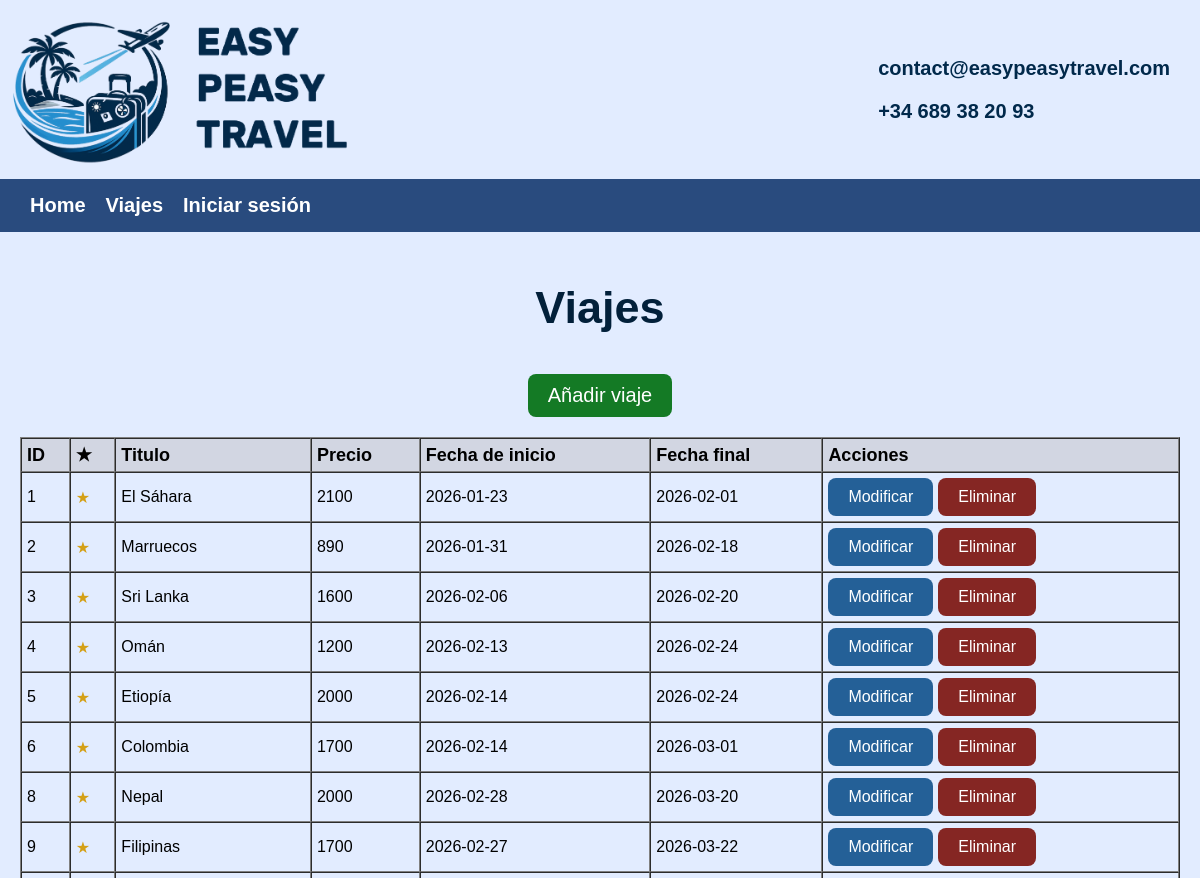
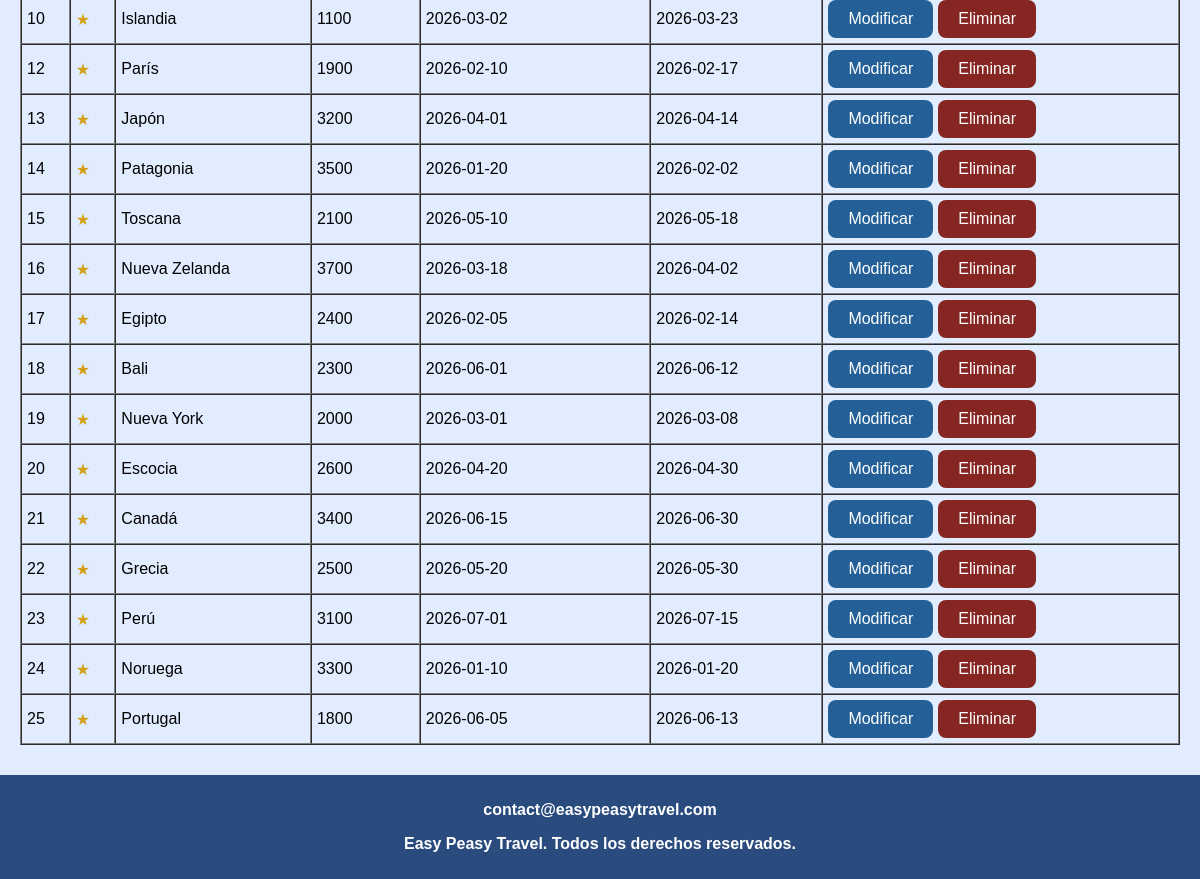
The app's page /app/public/viajes.php with its own data (2 pictures, top to bottom).
### tables this page shows
CREATE TABLE IF NOT EXISTS `viajes` (
  `id` int(11) NOT NULL,
  `titulo` varchar(50) NOT NULL,
  `descripcion` text NOT NULL,
  `fecha_inicio` date NOT NULL,
  `fecha_fin` date NOT NULL,
  `precio` float NOT NULL,
  `destacado` tinyint(1) NOT NULL,
  `tipo` varchar(50) NOT NULL,
  `plazas` int(11) NOT NULL,
  `url_imagen` text NOT NULL,
  PRIMARY KEY (`id`)
);

### app/public/viajes.php (the view, shortened to what this page needs)
<!DOCTYPE html>
<html lang="es">
<head>
</head>
<body>
  <?php include("../vistas/cabezera.php"); ?>
  <main style="padding: 20px;">
    <h1>Viajes</h1>
    <section class="anadir-button">
      <a class="boton-anadir" style="" href="anadir-viaje.php">Añadir viaje</a>
    </section>
    <section>
      <table style="width: 100%" border="1" cellspacing="0">
        <tr style="font-weight: bold; font-size: 18px;  background: #d2d6e2;">
          <td>ID</td>
          <td>★</td>
          <td>Titulo</td>
          <td>Precio</td>
          <td>Fecha de inicio</td>
          <td>Fecha final</td>
          <td>Acciones</td>
        </tr>
        <?php
        include("../vistas/conexion_bd.php");
        $sql = "SELECT id, destacado, titulo, precio, fecha_inicio, fecha_fin FROM viajes";
        $result = $conn->query($sql);
        if ($result->num_rows > 0) {
          while ($row = $result->fetch_assoc()) {
            ?>
            <tr>
              <?php
              foreach ($row as $key => $value) {
                if ($key == "destacado") {
                  if ($value == 1) {
                    ?>
                    <td style=" color: #d4a017">★</td>
                    <?php
                  } else {
                    ?>
                    <td style="color: #852623">X</td>
                    <?php
                  }
                } else {
                  ?>
                  <td> <?php echo $value ?> </td>
                  <?php
                }
              }
              ?>
              <td style="display: flex; gap:5px;">
                <a class="boton-accion" style="background-color: #246097;"
                  href="modificar-viaje.php?id= <?php echo $row["id"] ?>">Modificar</a>
                <a class="boton-accion" style="background-color: #852623;"
                  href="../vistas/procesar_eliminar_viaje.php?id=<?php echo $row["id"] ?>"
                  onclick="return confirm('Confirmar eliminar')">
                  Eliminar
                </a>
              </td>
            </tr>
            <?php
          }
        }
        ?>
      </table>
    </section>
  </main>
  <?php include("../vistas/footer.php"); ?>
</body>
</html>

### app/vistas/cabezera.php (shortened to what this page needs)
<nav class="cabezera">
    <img style="display:flex; max-width: 350px; height: auto" src="../assets/imagenes-pagina/logo.png" alt="logo">
    <div class="info">
        <p>
            contact@easypeasytravel.com
        </p>
        <p>
            +34 689 38 20 93
        </p>
    </div>
</nav>
<nav class="barra">
    <a class="pestana" href="../public/index.php">Home</a>
    <a class="pestana" href="../public/viajes.php">Viajes</a>
    <a class="pestana" href="../public/login.php">Iniciar sesión</a>
</nav>

### app/vistas/footer.php
<footer style="background-color: #294b7e;">
    <nav>
        <div style="font-weight: bold;">
            <p>
                contact@easypeasytravel.com
            </p>
            <p>
                Easy Peasy Travel. Todos los derechos reservados.
            </p>
        </div>
    </nav>
</footer>

### app/public/viajes.php (style rules this page uses)
table { max-width: 1250px; min-width: 900px; margin: 10px auto; }
td { padding-inline: 5px; padding: 5px; }
.anadir-button { display: flex; justify-content: center; align-items: center; padding: 10px; display: flex; }
.boton-accion { display: inline-block; padding: 10px 20px; color: white; text-decoration: none; border-radius: 8px; }
.boton-anadir { object-fit: cover; max-width: 50%; display: block; margin: 0 auto; background-color: #147a25; padding: 10px 20px; color: white; text-decoration: none; border-radius: 8px; font-size: 20px; }

### app/vistas/cabezera.php (style rules this page uses)
html, body { height: 100%; margin: 0; }
body { display: flex; flex-direction: column; font-family: Arial, Helvetica, sans-serif; background-color: #e2ecff; }
.barra { display: flex; gap: 20px; background-color: #294b7e; padding: 15px 30px; font-size: 20px; }
.cabezera { display: flex; gap: 20px; align-items: center; font-size: 20px; font-weight: bold; color: #01294B; }
.pestana { color: white; text-decoration: none; font-weight: bold; }
.info { margin-left: auto; padding-right: 30px; }
h1 { text-align: center; font-size: 45px; color: #02203a; font-weight: bold; }
main { flex: 1; }
footer { background: #333; color: #fff; text-align: center; padding: 10px; }

### records on screen
viajes: id "1", destacado 1 (drawn), titulo "El Sáhara", precio "2100", fecha_inicio "2026-01-23", fecha_fin "2026-02-01"
viajes: id "2", destacado 1 (drawn), titulo "Marruecos", precio "890", fecha_inicio "2026-01-31", fecha_fin "2026-02-18"
viajes: id "3", destacado 1 (drawn), titulo "Sri Lanka", precio "1600", fecha_inicio "2026-02-06", fecha_fin "2026-02-20"
viajes: id "4", destacado 1 (drawn), titulo "Omán", precio "1200", fecha_inicio "2026-02-13", fecha_fin "2026-02-24"
viajes: id "5", destacado 1 (drawn), titulo "Etiopía", precio "2000", fecha_inicio "2026-02-14", fecha_fin "2026-02-24"
viajes: id "6", destacado 1 (drawn), titulo "Colombia", precio "1700", fecha_inicio "2026-02-14", fecha_fin "2026-03-01"
viajes: id "8", destacado 1 (drawn), titulo "Nepal", precio "2000", fecha_inicio "2026-02-28", fecha_fin "2026-03-20"
viajes: id "9", destacado 1 (drawn), titulo "Filipinas", precio "1700", fecha_inicio "2026-02-27", fecha_fin "2026-03-22"
viajes: id "10", destacado 1 (drawn), titulo "Islandia", precio "1100", fecha_inicio "2026-03-02", fecha_fin "2026-03-23"
viajes: id "12", destacado 1 (drawn), titulo "París", precio "1900", fecha_inicio "2026-02-10", fecha_fin "2026-02-17"
viajes: id "13", destacado 1 (drawn), titulo "Japón", precio "3200", fecha_inicio "2026-04-01", fecha_fin "2026-04-14"
viajes: id "14", destacado 1 (drawn), titulo "Patagonia", precio "3500", fecha_inicio "2026-01-20", fecha_fin "2026-02-02"
viajes: id "15", destacado 1 (drawn), titulo "Toscana", precio "2100", fecha_inicio "2026-05-10", fecha_fin "2026-05-18"
viajes: id "16", destacado 1 (drawn), titulo "Nueva Zelanda", precio "3700", fecha_inicio "2026-03-18", fecha_fin "2026-04-02"
viajes: id "17", destacado 1 (drawn), titulo "Egipto", precio "2400", fecha_inicio "2026-02-05", fecha_fin "2026-02-14"
viajes: id "18", destacado 1 (drawn), titulo "Bali", precio "2300", fecha_inicio "2026-06-01", fecha_fin "2026-06-12"
viajes: id "19", destacado 1 (drawn), titulo "Nueva York", precio "2000", fecha_inicio "2026-03-01", fecha_fin "2026-03-08"
viajes: id "20", destacado 1 (drawn), titulo "Escocia", precio "2600", fecha_inicio "2026-04-20", fecha_fin "2026-04-30"
viajes: id "21", destacado 1 (drawn), titulo "Canadá", precio "3400", fecha_inicio "2026-06-15", fecha_fin "2026-06-30"
viajes: id "22", destacado 1 (drawn), titulo "Grecia", precio "2500", fecha_inicio "2026-05-20", fecha_fin "2026-05-30"
viajes: id "23", destacado 1 (drawn), titulo "Perú", precio "3100", fecha_inicio "2026-07-01", fecha_fin "2026-07-15"
viajes: id "24", destacado 1 (drawn), titulo "Noruega", precio "3300", fecha_inicio "2026-01-10", fecha_fin "2026-01-20"
viajes: id "25", destacado 1 (drawn), titulo "Portugal", precio "1800", fecha_inicio "2026-06-05", fecha_fin "2026-06-13"
